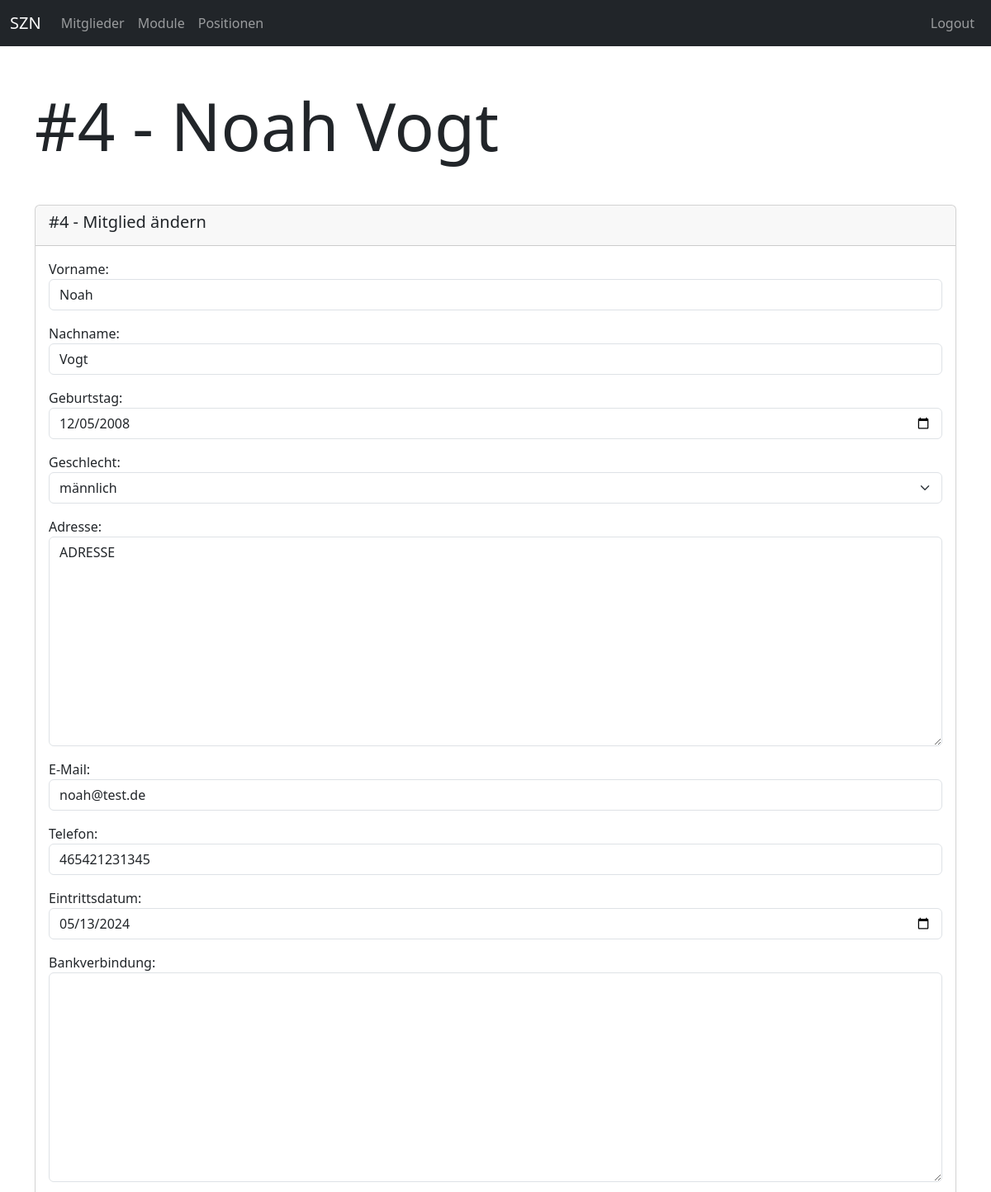
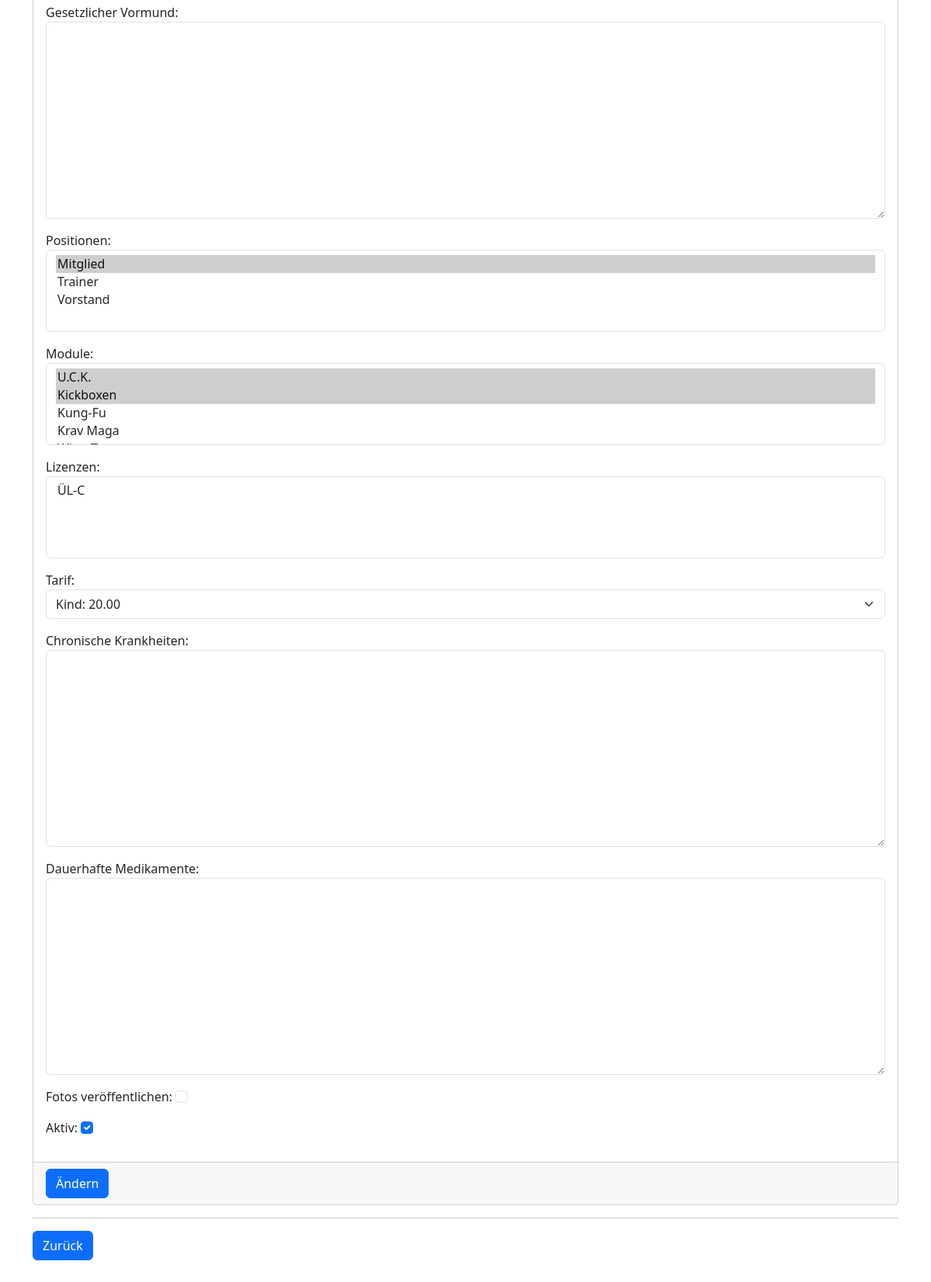
Page /members/member/update/4 (signed in) on the committed database (2 pictures, top to bottom).
### members/models.py (models this page shows, shortened)
class Member(models.Model):
    firstname = models.CharField(max_length=100)
    lastname = models.CharField(max_length=100)
    birthday = models.DateField()
    gender = models.ForeignKey(Gender, null=True, blank=True, on_delete=models.SET_NULL)
    adress = models.TextField()
    email = models.EmailField(blank=True)
    phone = models.CharField(max_length=100, blank=True)
    entry_date = models.DateField()
    account_details = models.TextField(blank=True)
    legal_representative = models.TextField(null=True, blank=True)
    positions = models.ManyToManyField(Position, blank=True)
    modules = models.ManyToManyField(Module, blank=True)
    licenses = models.ManyToManyField(License, blank=True)
    rate = models.ForeignKey(Rate, null=True, blank=True, on_delete=models.SET_NULL)
    chronic_diseases = models.TextField(null=True, blank=True)
    permanent_medication = models.TextField(null=True, blank=True)
    publish_fotos = models.BooleanField(default=False)
    is_active = models.BooleanField(default=True)
    @admin.display(description="Fullname")
    def get_fullname(self):
        return f"{self.firstname} {self.lastname}"

### members/views.py (the view)
# urls.py: path("member/update/<int:id>", views.member_update, name="members-member-update"),
def member_update(request, id):
    if not request.user.is_authenticated:
        return helpers.not_auth_redirect()
    member = get_object_or_404(models.Member, id=id)
    if request.method == "POST":
        form = forms.MemberForm(request.POST, instance=member)
        if form.is_valid():
            form.save()
            url = reverse("members-member-detail", args=[id])
            return HttpResponseRedirect(url)
    else:
        form = forms.MemberForm(instance=member)
    return render(request, "members/member_update.html", {
        "title": member.get_fullname(),
        "form": form,
        "id": id
    })

### members/models.py (called while the page is built)
    def __str__(self):
        return self.name

    def __str__(self):
        return self.name

    def __str__(self):
        return self.name

    def __str__(self):
        return self.name

    def __str__(self):
        return f"{self.name}: {self.price}"

### members/templates/members/member_update.html (shortened to what this page needs)
{% extends "base_one_col.html" %}
{% block header %}
    <div class="mb-5">
        <h1 class="display-1">#{{ id }} - {{ title }}</h1>
    </div>
{% endblock %}
{% block main %}
<form action="" method="POST">
    <div class="card">
        <div class="card-header">
            <h5>#{{ id }} - Mitglied ändern</h5>
        </div>
        <div class="card-body">
            {% for field in form %}
                <div class="mb-3">
                    {{ field.label_tag }}
                    {{ field }}
                </div>
            {% endfor %}
        </div>
        <div class="card-footer">
            <button class="btn btn-primary">Ändern</button>
        </div>
    </div>
</form>
<hr>
<button class="btn btn-primary back-link">Zurück</button>
{% endblock %}

### rows in the picture
Member: form "Noah" "Vogt" "12/05/2008" "männlich" "ADRESSE" "noah@test.de" "465421231345" "05/13/2024" "Kind: 20.00" "☑"

### other values in the picture
{{ id }} "4"
{{ title }} "Noah Vogt"
{{ field.label_tag }} "Vorname:" "Nachname:" "Geburtstag:" "Geschlecht:" "Adresse:" "E-Mail:" "Telefon:" "Eintrittsdatum:" "Bankverbindung:" "Gesetzlicher Vormund:" "Positionen:" "Module:" "Lizenzen:" "Tarif:" "Chronische Krankheiten:" "Dauerhafte Medikamente:" "Fotos veröffentlichen:" "Aktiv:"
